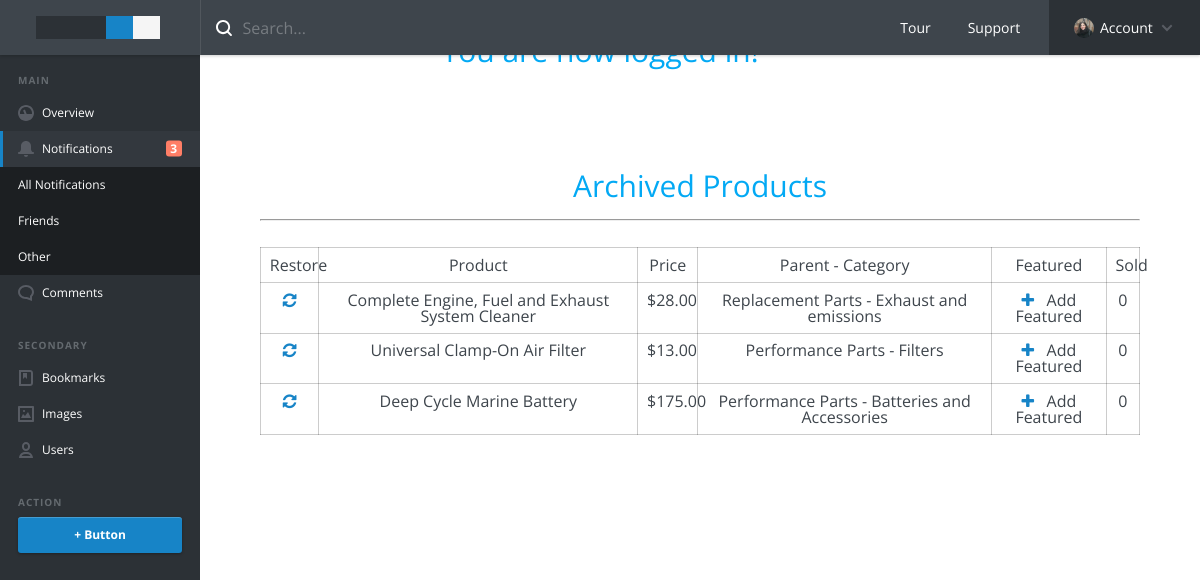
/online_store/admin1/archive.php (signed in), run on the app's committed database.
### tables this page shows
CREATE TABLE `products` (
  `id` int(11) NOT NULL,
  `title` varchar(255) NOT NULL,
  `price` decimal(10,0) NOT NULL,
  `list_price` decimal(10,0) NOT NULL,
  `brand` int(11) NOT NULL,
  `categories` varchar(255) NOT NULL,
  `image` text NOT NULL,
  `description` text NOT NULL,
  `featured` tinyint(4) NOT NULL DEFAULT '0',
  `myquant` int(11) NOT NULL,
  `deleted` tinyint(4) NOT NULL DEFAULT '0',
  `threshold` int(11) NOT NULL
);

### online_store/helpers/helpers.php (called while the page is built, shortened)
<?php
function money($number) {
    return '$'.number_format($number, 2);
}

### online_store/admin1/archive.php (the view, shortened to what this page needs)
<?php
require_once $_SERVER['DOCUMENT_ROOT'].'/online_store/core/init.php';
include 'includes/head.php';
include 'includes/navigation.php';
include 'includes/left-sidebar.php';
include 'includes/content.php';
?>
<?php
$sqlw = "SELECT * FROM `products` WHERE `deleted`=1";
$p_result = $db->query($sqlw);
?>
<h2 class="text-center">Archived Products</h2>
<hr>
<table class="table table-bordered table-condensed talbe-striped">
 <thead>
   <th>Restore</th>
   <th>Product</th>
   <th>Price</th>
   <th>Parent - Category</th>
   <th>Featured</th>
   <th>Sold</th>
 </thead>
 <tbody>
    <?php while($product = mysqli_fetch_assoc($p_result)) :
   $childID = $product['categories'];
   $catsql = "SELECT * FROM `categories` WHERE `id`='$childID'";
   $cat_result = $db->query($catsql);
   $child = mysqli_fetch_assoc($cat_result);
   $parentID = $child['parent'];
   $p_sql = "SELECT * FROM `categories` WHERE `id`='$parentID'";
   $presult = $db->query($p_sql);
   $parent = mysqli_fetch_assoc($presult);
   $category = $parent['category'].' - '.$child['category'];
   ?>
    <tr>
     <td>
      <a href="archive.php?restore=<?php echo $product['id']; ?>"><i class="fa fa-refresh" aria-hidden="true"></i></a>
     </td>
     <td><?php echo $product['title']; ?></td>
     <td><?php echo money($product['price']); ?></td>
     <td><?php echo $category; ?></td>
     <td><a href="products.php?featured=<?php echo (($product['featured'] == 0)?'1':'0'); ?>&id=<?php echo $product['id']; ?>" class="<?php echo (($product['featured'] == 1)?'warning':'success'); ?>">
     <i class="fa fa-<?= (($product['featured'] == 1) ? 'minus' : 'plus'); ?>" aria-hidden="true"></i>
     </a>&nbsp; <?php echo (($product['featured'] == 1)?'Remove Featured':'Add Featured'); ?></td>
     <td>0</td>
    </tr>
   <?php endwhile; ?>
 </tbody>
</table>
<?php include 'includes/footer.php'; ?>

### online_store/admin1/css/style.css (style rules this page uses)
*, *::after, *::before { box-sizing: border-box; }
html { font-size: 62.5%; }
body { font-size: 1.6rem; font-family: "Open Sans", sans-serif; color: #3e454c; background-color: #ffffff; }
body::after { clear: both; content: ""; display: table; }
a { color: #1784c7; text-decoration: none; }
.text-center { text-align: center; color: #03A9F4; font-size: 3rem; margin-top: 3%; margin-bottom: 2%; }
.table-brand td, th { border: 1px solid rgba(0, 0, 0, .2); padding: 1%; text-align: center; }
.table { width: 100%; margin-top: 3%; }
.table td { border: 1px solid rgba(0, 0, 0, .2); padding: 1%; text-align: center; }

### data on the page
products: title "Complete Engine, Fuel and Exhaust System Cleaner", price "$28.00", category "Replacement Parts - Exhaust and emissions", featured 0 (drawn)
products: title "Universal Clamp-On Air Filter", price "$13.00", category "Performance Parts - Filters", featured 0 (drawn)
products: title "Deep Cycle Marine Battery", price "$175.00", category "Performance Parts - Batteries and Accessories", featured 0 (drawn)
